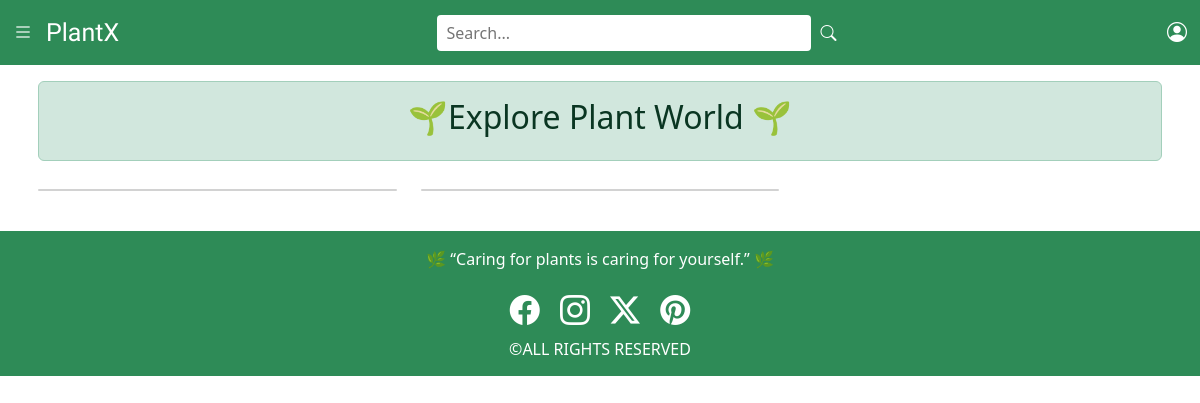
Before: /explore with the older database file.
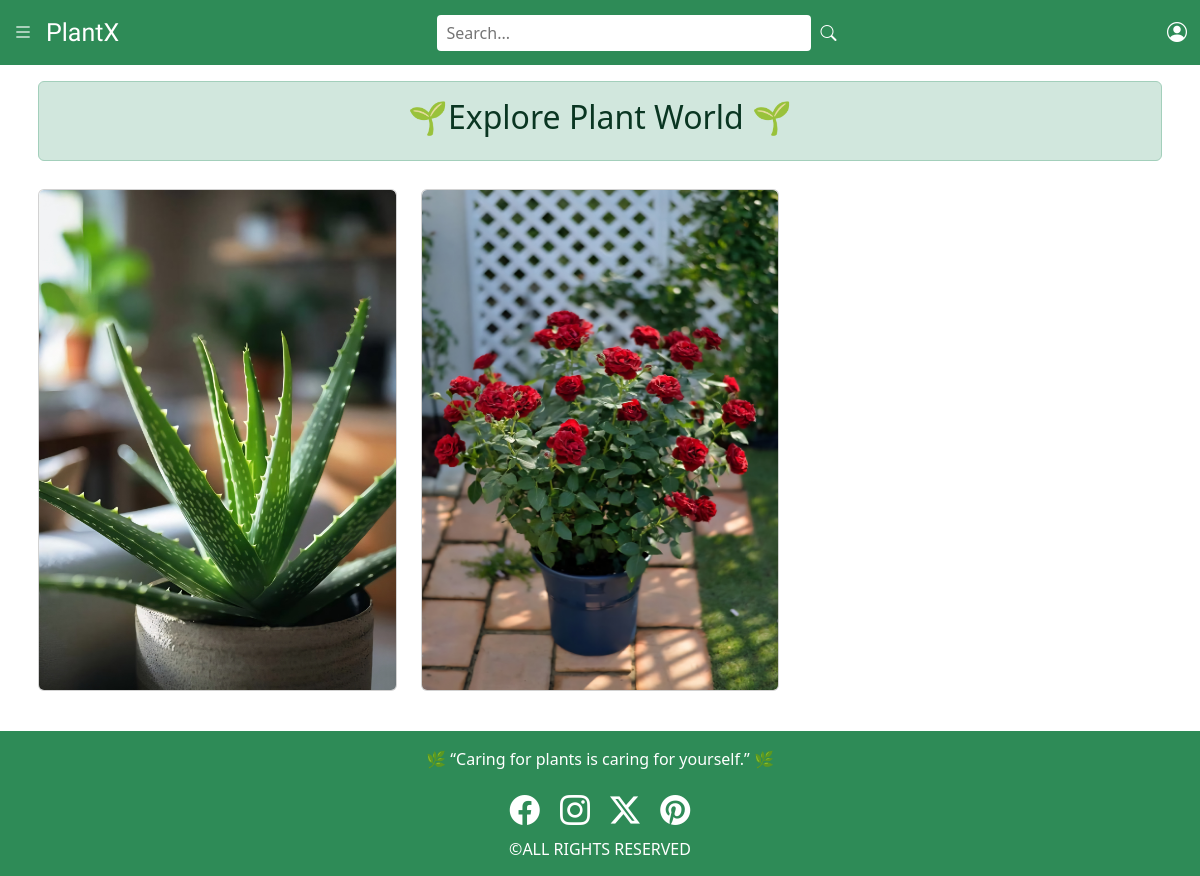
After: the same page with the newer database file.
### plant/models.py (models this page shows, shortened)
class plantinfo(models.Model):
    plant_id=models.CharField(max_length=50,unique=True,primary_key=True)
    plant_name=models.CharField(max_length=50)
    plant_desc=models.TextField(max_length=50000)
    plant_img=models.ImageField(upload_to='plant_images/')

### plant/views.py (the view)
# urls.py: path('explore',views.explore,name='explore'),
def explore(request):
    plants = plantinfo.objects.all()
    return render(request, 'plant/explore.html', {'plants': plants})

### plant/templates/plant/explore.html (shortened to what this page needs)
<!DOCTYPE html>
<html lang="en">
<head>
    <link href="https://cdn.jsdelivr.net/npm/bootstrap@5.3.7/dist/css/bootstrap.min.css" rel="stylesheet">
    <link rel="stylesheet" href="https://cdn.jsdelivr.net/npm/bootstrap-icons@1.13.1/font/bootstrap-icons.min.css">
</head>
<body>
    {% include 'plant/navbar.html' %}
    <div class="container mt-2 p-2">
        <div class="alert alert-success text-center">
            <h2>🌱Explore Plant World 🌱</h2>
        </div>
        <div class="row">
            {% for x in plants %}
            <div class="col-lg-4 col-md-6 col-12 mt-1">
                <a href="{% url 'plantdetails' plant_id=x.plant_id %}" class="text-decoration-none">
                    <div class="card text-white position-relative overflow-hidden mt-2 w-100 image-container" style="width: 25rem; cursor: pointer;">
                        <img src="{{x.plant_img.url}}" class="card-img-top img-fluid hover-img" style="max-height: 500px; max-width: 100%;" alt="{{x.name}}">
                    </div>
                </a>
            </div>
            {% endfor %}
        </div>
    </div>
   <br>
    {% include 'plant/footer.html' %}
</body>
</html>

Changed rows visible on the page:
now on this page (row edited): plantinfo: plant_img (picture)
now on this page (row edited): plantinfo: plant_img (picture)
